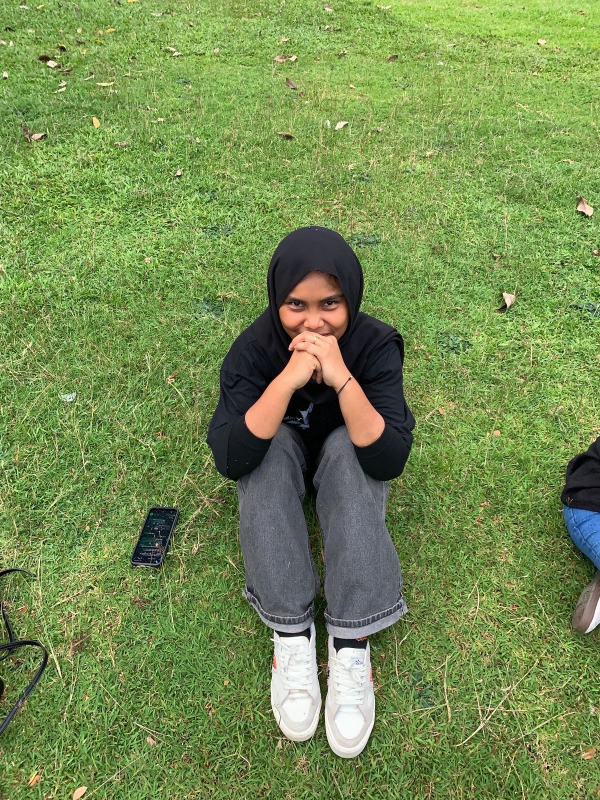
#> input picture PCD sesi 7/kp.jpg, 1200 x 1600 px (shown at 1/2 size)
$ python scalling.py
#> lines starting #> are read from the running program, lines starting #| are printed output that depends on the picture

import cv2
import matplotlib.pyplot as plt

# Membaca gambar
img = cv2.imread("kp.jpg")
#> img is the input picture: shape (1600, 1200, 3); mean B, G, R 81.5, 140.9, 118.2

# Memeriksa apakah gambar berhasil dibaca
if img is None:
    raise FileNotFoundError("Gambar kp.jpg tidak ditemukan!")

# Mengubah BGR menjadi RGB
img = cv2.cvtColor(img, cv2.COLOR_BGR2RGB)

# Scaling dengan faktor 0,5 (memperkecil gambar)
hasil_05 = cv2.resize(
    img,
    None,
    fx=0.5,
    fy=0.5,
    interpolation=cv2.INTER_LINEAR
)
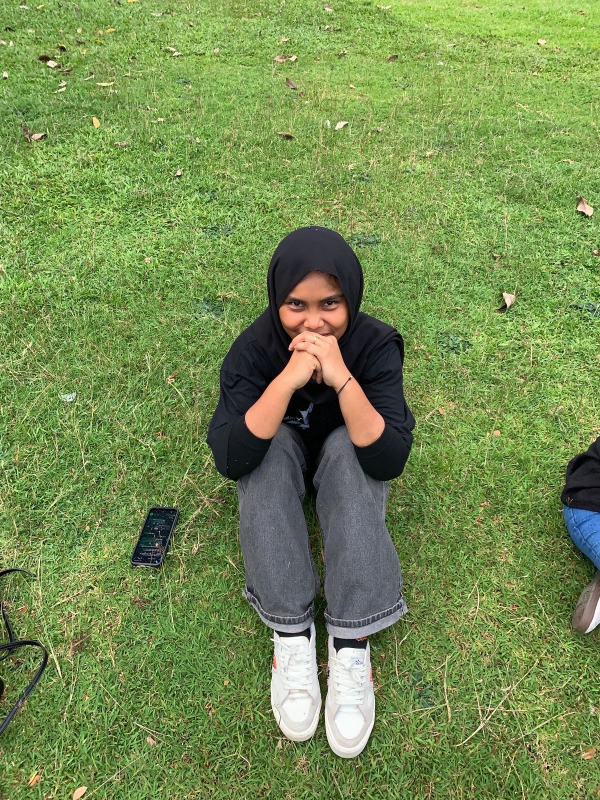
#> hasil_05: shape (800, 600, 3); mean R, G, B 118.4, 141, 81.6

# Scaling dengan faktor 2 (memperbesar gambar)
hasil_2 = cv2.resize(
    img,
    None,
    fx=2,
    fy=2,
    interpolation=cv2.INTER_LINEAR
)

# Menampilkan ukuran gambar
print("Ukuran gambar asli:", img.shape)
#| Ukuran gambar asli: (1600, 1200, 3)
print("Ukuran scaling 0,5:", hasil_05.shape)
#| Ukuran scaling 0,5: (800, 600, 3)
print("Ukuran scaling 2:", hasil_2.shape)
#| Ukuran scaling 2: (3200, 2400, 3)

# Menampilkan hasil gambar
plt.figure(figsize=(15, 5))

plt.subplot(1, 3, 1)
plt.imshow(img)
plt.title("Gambar Asli")
plt.axis("off")

plt.subplot(1, 3, 2)
plt.imshow(hasil_05)
plt.title("Scaling 0,5 (Diperkecil)")
plt.axis("off")

plt.subplot(1, 3, 3)
plt.imshow(hasil_2)
plt.title("Scaling 2 (Diperbesar)")
plt.axis("off")

plt.tight_layout()
plt.show()
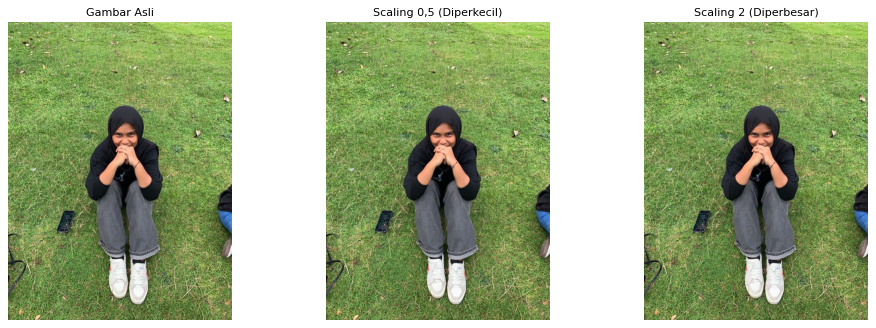
#> figure drawn by matplotlib, 3 panels
